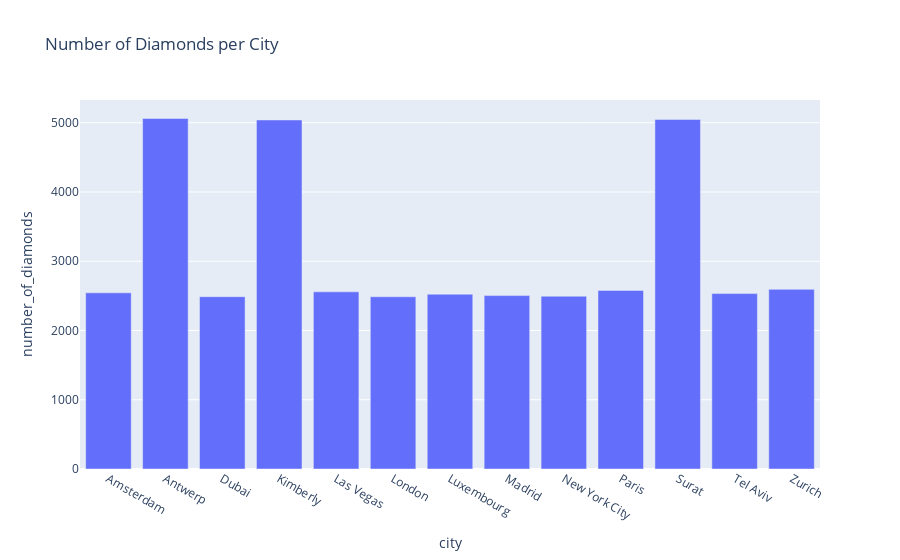

Notebook code cell kept with this figure:
### Code cell
grouped_df = final_diamonddf.groupby('city')['index_id'].count().reset_index()

grouped_df.columns = ['city', 'number_of_diamonds']


fig = px.bar(grouped_df, x='city', y='number_of_diamonds', title='Number of Diamonds per City')


fig.show()

### Figure 1 — Plotly figure (JSON) as saved in the notebook; plotly's stock layout.template omitted (floating-point values rounded to 4 significant figures)
{"data": [{"alignmentgroup": "True", "hovertemplate": "city=%{x}<br>number_of_diamonds=%{y}<extra></extra>", "legendgroup": "", "marker": {"color": "#636efa", "pattern": {"shape": ""}}, "name": "", "offsetgroup": "", "orientation": "v", "showlegend": false, "textposition": "auto", "type": "bar", "x": ["Amsterdam", "Antwerp", "Dubai", "Kimberly", "Las Vegas", "London", "Luxembourg", "Madrid", "New York City", "Paris", "Surat", "Tel Aviv", "Zurich"], "xaxis": "x", "y": [2544, 5062, 2488, 5040, 2558, 2487, 2524, 2504, 2495, 2579, 5047, 2533, 2594], "yaxis": "y"}], "layout": {"barmode": "relative", "legend": {"tracegroupgap": 0}, "title": {"text": "Number of Diamonds per City"}, "xaxis": {"anchor": "y", "domain": [0, 1], "title": {"text": "city"}}, "yaxis": {"anchor": "x", "domain": [0, 1], "title": {"text": "number_of_diamonds"}}}}
